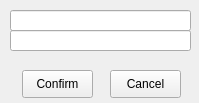
<?xml version="1.0" encoding="UTF-8"?>
<ui version="4.0">
 <class>DeleteWidget</class>
 <widget class="QWidget" name="DeleteWidget">
  <property name="geometry">
   <rect>
    <x>0</x>
    <y>0</y>
    <width>199</width>
    <height>103</height>
   </rect>
  </property>
  <property name="windowTitle">
   <string>Form</string>
  </property>
  <widget class="QPushButton" name="confirm">
   <property name="geometry">
    <rect>
     <x>22</x>
     <y>70</y>
     <width>71</width>
     <height>28</height>
    </rect>
   </property>
   <property name="text">
    <string>Confirm</string>
   </property>
  </widget>
  <widget class="QPushButton" name="cancelButton">
   <property name="geometry">
    <rect>
     <x>110</x>
     <y>70</y>
     <width>71</width>
     <height>28</height>
    </rect>
   </property>
   <property name="text">
    <string>Cancel</string>
   </property>
  </widget>
  <widget class="QLineEdit" name="lineEdit">
   <property name="geometry">
    <rect>
     <x>10</x>
     <y>10</y>
     <width>181</width>
     <height>21</height>
    </rect>
   </property>
   <property name="font">
    <font>
     <family>Ebrima</family>
     <pointsize>12</pointsize>
    </font>
   </property>
  </widget>
  <widget class="QLineEdit" name="lineEdit_2">
   <property name="geometry">
    <rect>
     <x>10</x>
     <y>30</y>
     <width>181</width>
     <height>21</height>
    </rect>
   </property>
   <property name="font">
    <font>
     <family>Ebrima</family>
     <pointsize>12</pointsize>
    </font>
   </property>
  </widget>
 </widget>
 <resources/>
 <connections/>
</ui>
